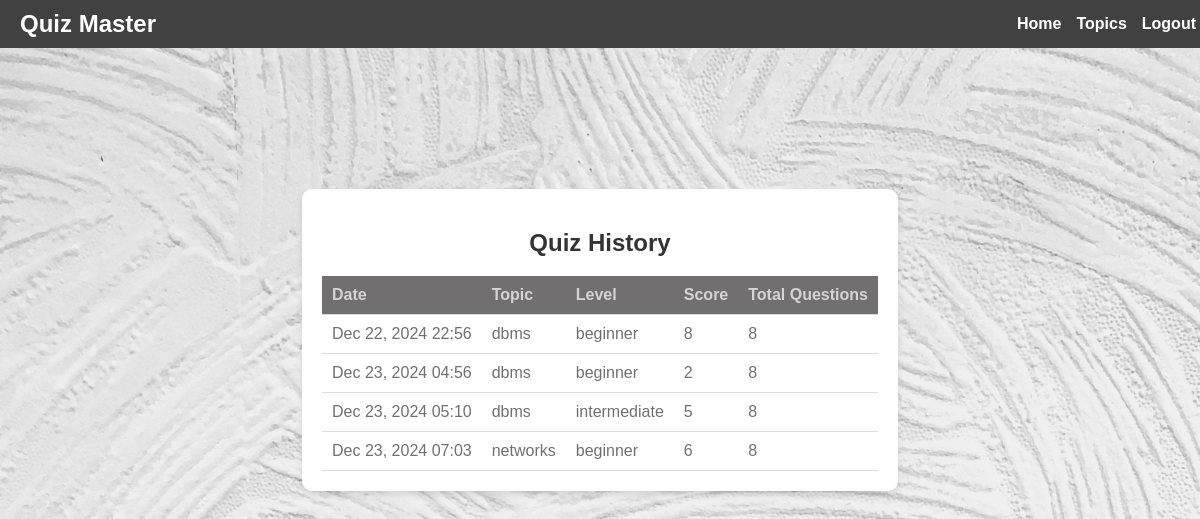
Page /history/ (signed in) on the committed database.
### quiz/models.py (models this page shows, shortened)
class UserResult(models.Model):
    user = models.ForeignKey(User, on_delete=models.CASCADE)
    topic = models.CharField(max_length=100)
    level = models.CharField(max_length=50, default="beginner")
    score = models.IntegerField()
    total_questions = models.IntegerField(default=8)
    date = models.DateTimeField(default=now)

### quiz/views.py (the view)
# urls.py: path("history/", views.history_page, name="history_page"),
@login_required
def history_page(request):
    user_results = UserResult.objects.filter(user=request.user)
    context = {
        "background_image": "quiz/images/background.jpg",
        "user_results": user_results,
    }
    return render(request, "quiz/history.html", context)

### quiz/templates/quiz/history.html
{% extends "quiz/base.html" %}
{% block content %}
<div class="history-container">
    <h2>Quiz History</h2>
    <table class="history-table">
        <thead>
            <tr>
                <th>Date</th>
                <th>Topic</th>
                <th>Level</th>
                <th>Score</th>
                <th>Total Questions</th>
            </tr>
        </thead>
        <tbody>
            {% for result in user_results %}
            <tr>
                <td>{{ result.date|date:"M d, Y H:i" }}</td>
                <td>{{ result.topic }}</td>
                <td>{{ result.level }}</td>
                <td>{{ result.score }}</td>
                <td>{{ result.total_questions }}</td>
            </tr>
            {% empty %}
            <tr>
                <td colspan="5">No quiz history available.</td>
            </tr>
            {% endfor %}
        </tbody>
    </table>
</div>
{% endblock %}

### quiz/static/quiz/styles.css (style rules this page uses)
body { margin: 0; padding: 0; font-family: Arial, sans-serif; color: #ffffff; box-sizing: border-box; }
.history-container { margin: 20px auto; padding: 20px; max-width: 800px; color: #333; background: white; border-radius: 10px; box-shadow: 0 4px 6px rgba(0, 0, 0, 0.1); }
.history-table { width: 100%; border-collapse: collapse; }
.history-table th, .history-table td { padding: 10px; text-align: left; border-bottom: 1px solid #ddd; color: #d6d3d3; }
.history-table th { background: #716f6f; }
.history-table td { color: #716f6f; }

### rows in the picture
UserResult: date "Dec 22, 2024 22:56", topic "dbms", level "beginner", score "8", total_questions "8"
UserResult: date "Dec 23, 2024 04:56", topic "dbms", level "beginner", score "2", total_questions "8"
UserResult: date "Dec 23, 2024 05:10", topic "dbms", level "intermediate", score "5", total_questions "8"
UserResult: date "Dec 23, 2024 07:03", topic "networks", level "beginner", score "6", total_questions "8"
